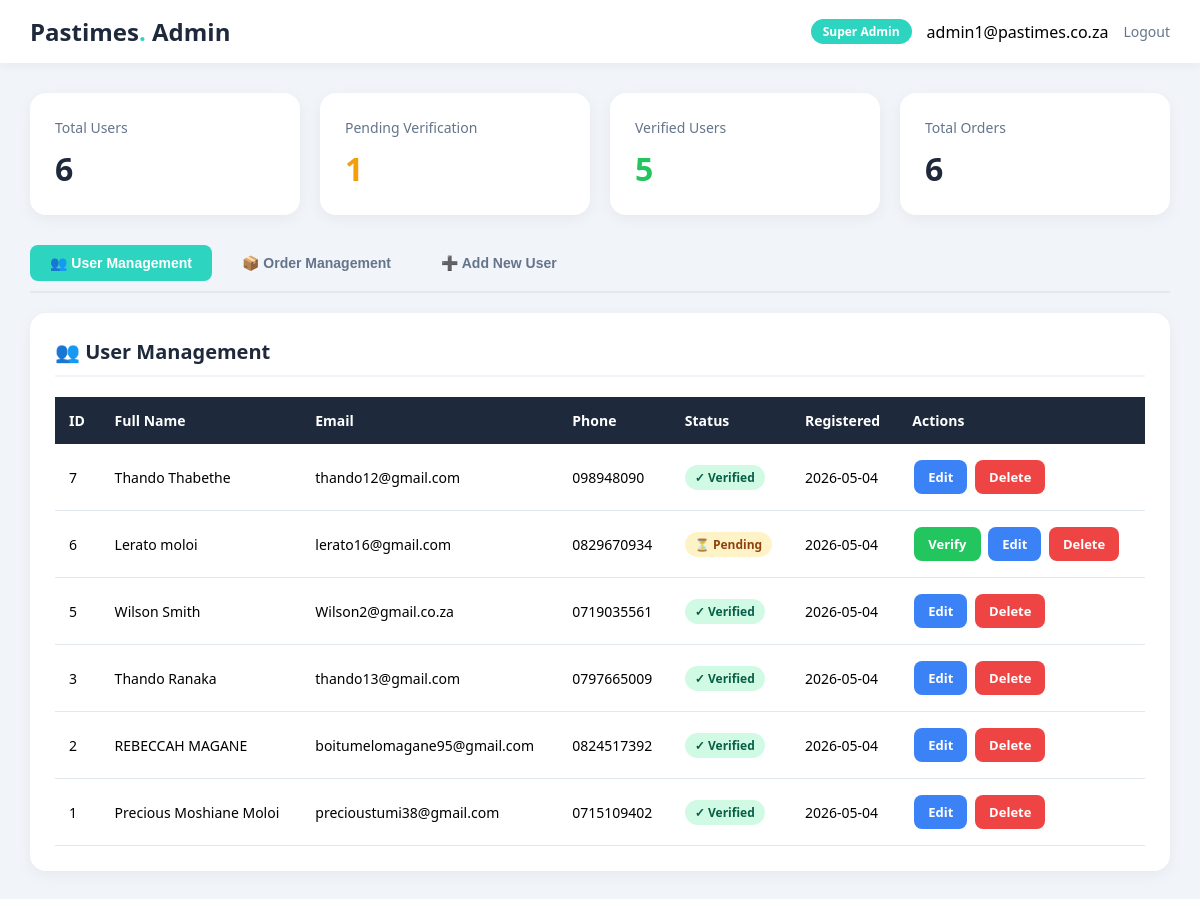
The page /admin_dashboard.php (signed in) on the database its author committed.
### tables this page shows
CREATE TABLE IF NOT EXISTS `tbluser` (
  `user_id` int(11) NOT NULL AUTO_INCREMENT,
  `full_name` varchar(100) NOT NULL,
  `email` varchar(100) NOT NULL,
  `password_hash` varchar(255) NOT NULL,
  `address` varchar(255) DEFAULT NULL,
  `phone` varchar(20) DEFAULT NULL,
  `is_verified` tinyint(1) DEFAULT 0,
  `registration_date` timestamp NOT NULL DEFAULT current_timestamp(),
  PRIMARY KEY (`user_id`),
  UNIQUE KEY `email` (`email`)
);

### admin_dashboard.php (the view, shortened to what this page needs)
<?php
$conn = getDBConnection();
$usersSQL = "SELECT * FROM tblUser ORDER BY registration_date DESC";
$usersResult = $conn->query($usersSQL);
$pendingSQL = "SELECT COUNT(*) as pending FROM tblUser WHERE is_verified = 0";
$pendingResult = $conn->query($pendingSQL);
$pendingCount = $pendingResult->fetch_assoc()['pending'];
$totalSQL = "SELECT COUNT(*) as total FROM tblUser";
$totalResult = $conn->query($totalSQL);
$totalCount = $totalResult->fetch_assoc()['total'];
$orderCountSQL = "SELECT COUNT(*) as total FROM tblAorder";
$orderCountResult = $conn->query($orderCountSQL);
$orderCount = $orderCountResult->fetch_assoc()['total'];
?>
<!DOCTYPE html>
<html lang="en">
<head>
</head>
<body>
    <div class="header">
        <h1>Pastimes<span>.</span> Admin</h1>
        <div class="user-info">
            <span class="badge"><?php echo $_SESSION['admin_role']; ?></span>
            <span><?php echo $_SESSION['admin_email']; ?></span>
            <a href="logout.php">Logout</a>
        </div>
    </div>
    <div class="stats-container">
        <div class="stat-card">
            <h3>Total Users</h3>
            <div class="number"><?php echo $totalCount; ?></div>
        </div>
        <div class="stat-card pending">
            <h3>Pending Verification</h3>
            <div class="number"><?php echo $pendingCount; ?></div>
        </div>
        <div class="stat-card verified">
            <h3>Verified Users</h3>
            <div class="number"><?php echo $totalCount - $pendingCount; ?></div>
        </div>
        <div class="stat-card">
            <h3>Total Orders</h3>
            <div class="number"><?php echo $orderCount; ?></div>
        </div>
    </div>
    <div class="main-content">
        <div class="tabs">
            <button class="tab active" onclick="showTab('users')">👥 User Management</button>
            <button class="tab" onclick="showTab('orders')">📦 Order Management</button>
            <button class="tab" onclick="showTab('add')">➕ Add New User</button>
        </div>
        <div id="users" class="tab-content active">
            <div class="section">
                <h2>👥 User Management</h2>
                <table class="data-table">
                    <thead>
                        <tr>
                            <th>ID</th>
                            <th>Full Name</th>
                            <th>Email</th>
                            <th>Phone</th>
                            <th>Status</th>
                            <th>Registered</th>
                            <th>Actions</th>
                        </tr>
                    </thead>
                    <tbody>
                        <?php if ($usersResult->num_rows > 0): ?>
                            <?php while ($user = $usersResult->fetch_assoc()): ?>
                                <tr>
                                    <td><?php echo $user['user_id']; ?></td>
                                    <td><?php echo htmlspecialchars($user['full_name']); ?></td>
                                    <td><?php echo htmlspecialchars($user['email']); ?></td>
                                    <td><?php echo htmlspecialchars($user['phone']); ?></td>
                                    <td>
                                        <?php if ($user['is_verified'] == 1): ?>
                                            <span class="status-badge status-verified">✓ Verified</span>
                                        <?php else: ?>
                                            <span class="status-badge status-pending">⏳ Pending</span>
                                        <?php endif; ?>
                                    </td>
                                    <td><?php echo date('Y-m-d', strtotime($user['registration_date'])); ?></td>
                                    <td>
                                        <?php if ($user['is_verified'] == 0): ?>
                                            <a href="?verify=<?php echo $user['user_id']; ?>" class="btn btn-verify">Verify</a>
                                        <?php endif; ?>
                                        <a href="?edit=<?php echo $user['user_id']; ?>" class="btn btn-edit">Edit</a>
                                        <a href="?delete=<?php echo $user['user_id']; ?>" class="btn btn-delete" onclick="return confirm('Are you sure?')">Delete</a>
                                    </td>
                                </tr>
                            <?php endwhile; ?>
                        <?php else: ?>
                            <tr><td colspan="7" style="text-align: center; padding: 30px; color: var(--gray);">No users found</td></tr>
                        <?php endif; ?>
                    </tbody>
                </table>
            </div>
        </div>
    </div>
</body>
</html>

### admin_dashboard.php (style rules this page uses)
:root { --primary: #2dd4bf; --primary-dark: #14b8a6; --dark: #1e293b; --light: #f8fafc; --gray: #64748b; --error: #ef4444; --success: #22c55e; --warning: #f59e0b; }
* { margin: 0; padding: 0; box-sizing: border-box; }
body { font-family: 'Segoe UI', Tahoma, Geneva, Verdana, sans-serif; background: #f1f5f9; min-height: 100vh; }
.header { background: white; padding: 15px 30px; box-shadow: 0 2px 10px rgba(0,0,0,0.05); display: flex; justify-content: space-between; align-items: center; }
.header h1 { color: var(--dark); font-size: 24px; }
.header h1 span { color: var(--primary); }
.header .user-info { display: flex; align-items: center; gap: 15px; }
.header .badge { background: var(--primary); color: white; padding: 4px 12px; border-radius: 20px; font-size: 12px; font-weight: 600; }
.header a { color: var(--gray); text-decoration: none; font-size: 14px; }
.stats-container { display: grid; grid-template-columns: repeat(auto-fit, minmax(200px, 1fr)); gap: 20px; padding: 30px; }
.stat-card { background: white; padding: 25px; border-radius: 16px; box-shadow: 0 4px 15px rgba(0,0,0,0.05); }
.stat-card h3 { color: var(--gray); font-size: 14px; font-weight: 500; margin-bottom: 10px; }
.stat-card .number { font-size: 32px; font-weight: 700; color: var(--dark); }
.stat-card.pending .number { color: var(--warning); }
.stat-card.verified .number { color: var(--success); }
.main-content { padding: 0 30px 30px; }
.section { background: white; border-radius: 16px; padding: 25px; margin-bottom: 25px; box-shadow: 0 4px 15px rgba(0,0,0,0.05); }
.section h2 { color: var(--dark); font-size: 20px; margin-bottom: 20px; padding-bottom: 10px; border-bottom: 2px solid #f1f5f9; }
.data-table { width: 100%; border-collapse: collapse; font-size: 14px; }
.data-table th { background: var(--dark); color: white; padding: 14px; text-align: left; font-weight: 600; }
.data-table td { padding: 14px; border-bottom: 1px solid #e2e8f0; }
.status-badge { display: inline-block; padding: 4px 10px; border-radius: 20px; font-size: 12px; font-weight: 600; }
.status-pending { background: #fef3c7; color: #92400e; }
.status-verified { background: #d1fae5; color: #065f46; }
.btn { padding: 8px 14px; border: none; border-radius: 8px; font-size: 13px; font-weight: 600; cursor: pointer; text-decoration: none; display: inline-block; margin: 2px; transition: all 0.3s ease; }
.btn-verify { background: var(--success); color: white; }
.btn-edit { background: #3b82f6; color: white; }
.btn-delete { background: var(--error); color: white; }
.tabs { display: flex; gap: 10px; margin-bottom: 20px; border-bottom: 2px solid #e2e8f0; padding-bottom: 10px; }
.tab { padding: 10px 20px; border: none; background: none; color: var(--gray); font-size: 14px; font-weight: 600; cursor: pointer; border-radius: 8px; transition: all 0.3s; }
.tab.active { background: var(--primary); color: white; }
.tab-content { display: none; }
.tab-content.active { display: block; }

### rows shown on the page
tbluser: user_id "7", full_name "Thando Thabethe", email "thando12@gmail.com", phone "098948090", is_verified "✓ Verified", registration_date "2026-05-04"
tbluser: user_id "6", full_name "Lerato moloi", email "lerato16@gmail.com", phone "0829670934", is_verified "⏳ Pending", registration_date "2026-05-04"
tbluser: user_id "5", full_name "Wilson Smith", email "Wilson2@gmail.co.za", phone "0719035561", is_verified "✓ Verified", registration_date "2026-05-04"
tbluser: user_id "3", full_name "Thando Ranaka", email "thando13@gmail.com", phone "0797665009", is_verified "✓ Verified", registration_date "2026-05-04"
tbluser: user_id "2", full_name "REBECCAH MAGANE", email "boitumelomagane95@gmail.com", phone "0824517392", is_verified "✓ Verified", registration_date "2026-05-04"
tbluser: user_id "1", full_name "Precious Moshiane Moloi", email "precioustumi38@gmail.com", phone "0715109402", is_verified "✓ Verified", registration_date "2026-05-04"

### other values the page prints
$_SESSION['admin_role'] "Super Admin"
$_SESSION['admin_email'] "admin1@pastimes.co.za"
$totalCount "6"
$pendingCount "1"
$totalCount - $pendingCount "5"
$orderCount "6"
